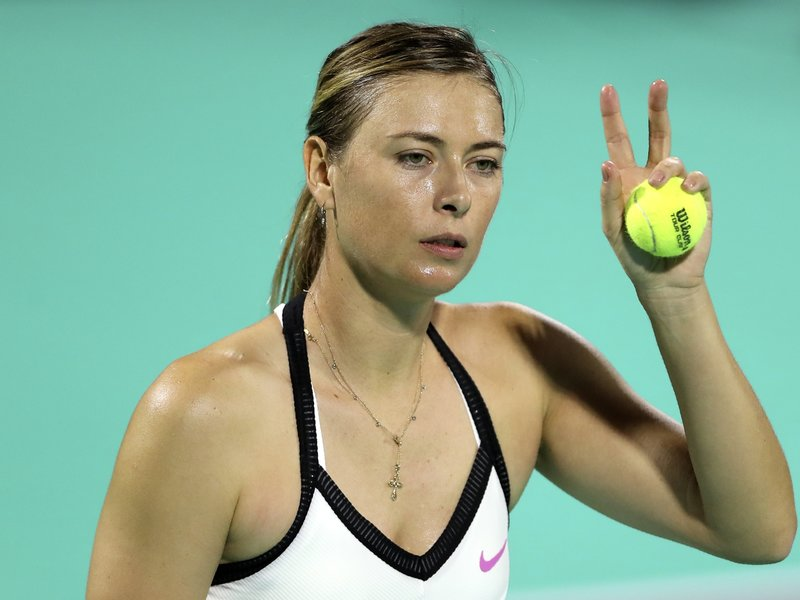
#> input picture notebooks/test_images/sharapova-84bc97653a7b49b73fcb4919fec16a31aff3b806-s800-c85.jpg, 800 x 600 px
$ jupyter execute --allow-errors Sports_Person_Classifier_Model_Building.ipynb   (shell and % lines are left out)
#> lines starting #> are read from the running program, lines starting #| are printed output that depends on the picture; after the words box and inside, x2 and y2 are one past the last pixel; in counts of white or black regions, pixels touching at a corner belong together
[cell 1]
# Install PyWalets (Assuming you meant PyWallets — double-check spelling)

# Install OpenCV

# Install Seaborn

[cell 2]
import numpy as np
import pandas as pd
import matplotlib.pyplot as plt
import seaborn as sns
import cv2
import cv2

[cell 3]
img= cv2.imread("test_images/sharapova-84bc97653a7b49b73fcb4919fec16a31aff3b806-s800-c85.jpg")
#> img is the input picture: shape (600, 800, 3); mean B, G, R 145.7, 171.5, 138.5
img.shape
#> Out = (600, 800, 3)

[cell 4]
plt.imshow(img)

[cell 5]
gray= cv2.cvtColor(img, cv2.COLOR_BGR2GRAY)
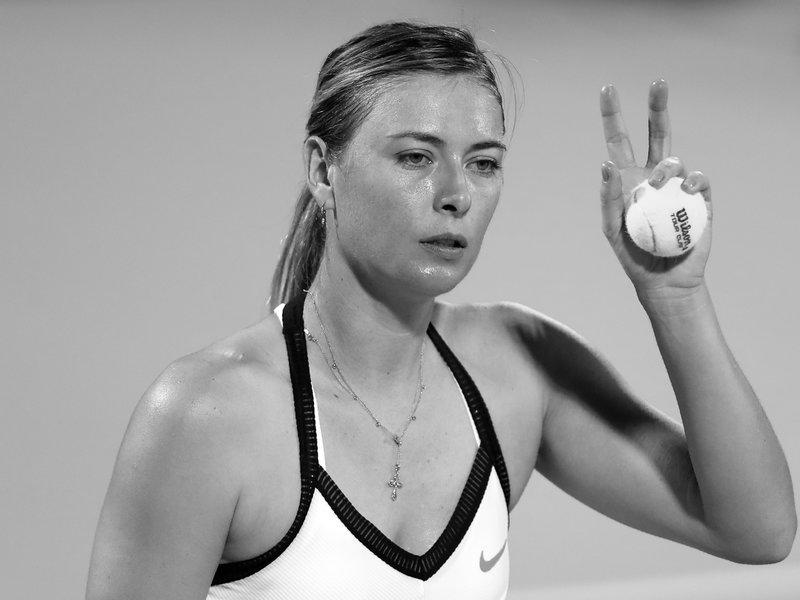
#> gray: shape (600, 800); min 0, max 255, mean 158.8
gray.shape
#> Out = (600, 800)

[cell 6]
face_cascade =cv2.CascadeClassifier("opencv/haarcascades/haarcascade_frontalface_default.xml")
eye_cascade = cv2.CascadeClassifier("opencv/haarcascades/haarcascade_eye.xml")

faces= face_cascade.detectMultiScale(gray, 1.3,5)
#> faces = [[351, 82, 200, 200]]
faces
#> Out = [[351, 82, 200, 200]]

[cell 7]
(x,y,w,h)= faces[0]
#> x = 351; y = 82; w = 200; h = 200
x,y,w,h
#> Out = (351, 82, 200, 200)

[cell 8]
face_img = cv2.rectangle(img, (x,y), (x+w, y+h), (255,0,0), 5)
plt.imshow(face_img)

[cell 9]
# cv2.destroyAllWindows()
for (x,y,w,h) in faces:
  face_img = cv2.rectangle(img,(x,y), (x+w, y+h), (255,0,0),2)
  roi_gray = gray[y:y+h, x:x+w]
  roi_color = face_img[y:y+h, x:x+w]
  eyes= eye_cascade.detectMultiScale(roi_gray)
  for (ex,ey,ew,eh) in eyes:
    cv2.rectangle(roi_color, (ex,ey), (ex+ew, ey+eh), (0,255,0),2)
#> this loop made 1 pass
#> pass 1, `roi_gray = gray[y:y+h, x:x+w]`:
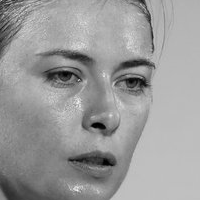
#> roi_gray: shape (200, 200); min 0, max 246, mean 154.4
#> pass 1, `roi_color = face_img[y:y+h, x:x+w]`:
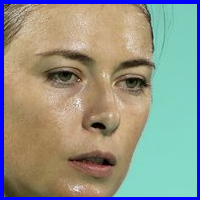
#> roi_color: shape (200, 200, 3); mean B, G, R 138.7, 148.5, 144.8
#> after the loop:
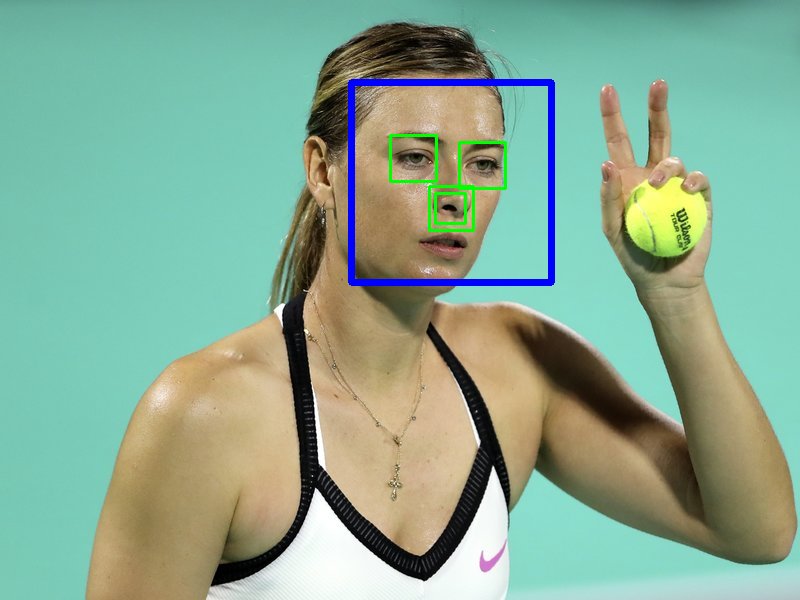
#> img: shape (600, 800, 3); mean B, G, R 146.7, 170.1, 136.2
#> after the loop:
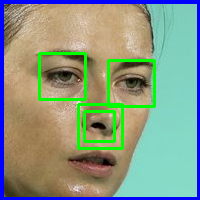
#> roi_color: shape (200, 200, 3); 4.87% of pixels changed, all inside (x1, y1, x2, y2) = (38, 52, 156, 150)

plt.figure()
plt.imshow(face_img, cmap='gray')
plt.show()

[cell 10]
plt.imshow(roi_color, cmap='gray')

[cell 11]
def get_cropped_image_if_2_eyes(image_path):
  img= cv2.imread(image_path)
  if img is None:
      return None
  gray= cv2.cvtColor(img, cv2.COLOR_BGR2GRAY)
  faces = face_cascade.detectMultiScale(gray, 1.3, 5)
#> faces = [[351, 82, 200, 200]]
  for (x,y,w,h) in faces:
    roi_gray= gray[y:y+h, x:x+w]
    roi_color= img[y:y+h, x:x+w]
    eyes = eye_cascade.detectMultiScale(roi_gray)
    if len(eyes) >= 2:
      return roi_color
#> this loop made 1 pass
#> pass 1, in get_cropped_image_if_2_eyes, `roi_color= img[y:y+h, x:x+w]`:
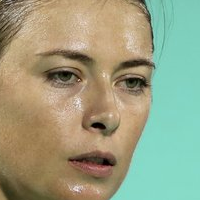
#> roi_color: shape (200, 200, 3); mean B, G, R 130, 159.2, 154.2

[cell 12]
original_image= cv2.imread("test_images/sharapova-84bc97653a7b49b73fcb4919fec16a31aff3b806-s800-c85.jpg")
plt.imshow(original_image)

[cell 13]
cropped_image= get_cropped_image_if_2_eyes("test_images/sharapova-84bc97653a7b49b73fcb4919fec16a31aff3b806-s800-c85.jpg")
plt.imshow(cropped_image)

[cell 14]
original_image_obstructed= cv2.imread("test_images/sharapova-power-4ea62a63cb076aed03d3972873cf2740cb4cd6a4-s1100-c15.jpg")
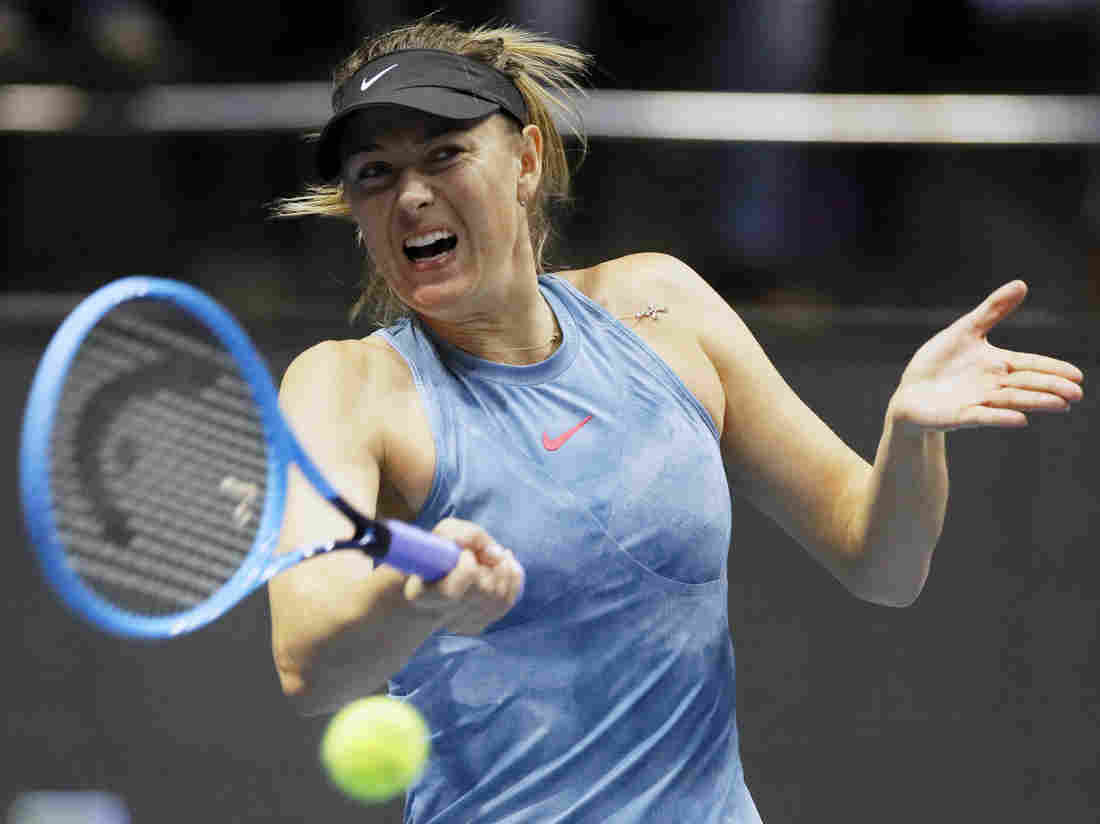
#> input picture notebooks/test_images/sharapova-power-4ea62a63cb076aed03d3972873cf2740cb4cd6a4-s1100-c15.jpg, 1100 x 824 px
#> original_image_obstructed is the input picture: shape (824, 1100, 3); mean B, G, R 95.6, 92.4, 90.3
plt.imshow(original_image_obstructed)

[cell 15]
cropped_image_no_2_eyes= get_cropped_image_if_2_eyes("test_images/sharapova-power-4ea62a63cb076aed03d3972873cf2740cb4cd6a4-s1100-c15.jpg")
#> in get_cropped_image_if_2_eyes (call 2), `gray= cv2.cvtColor(img, cv2.COLOR_BGR2GRAY)`:
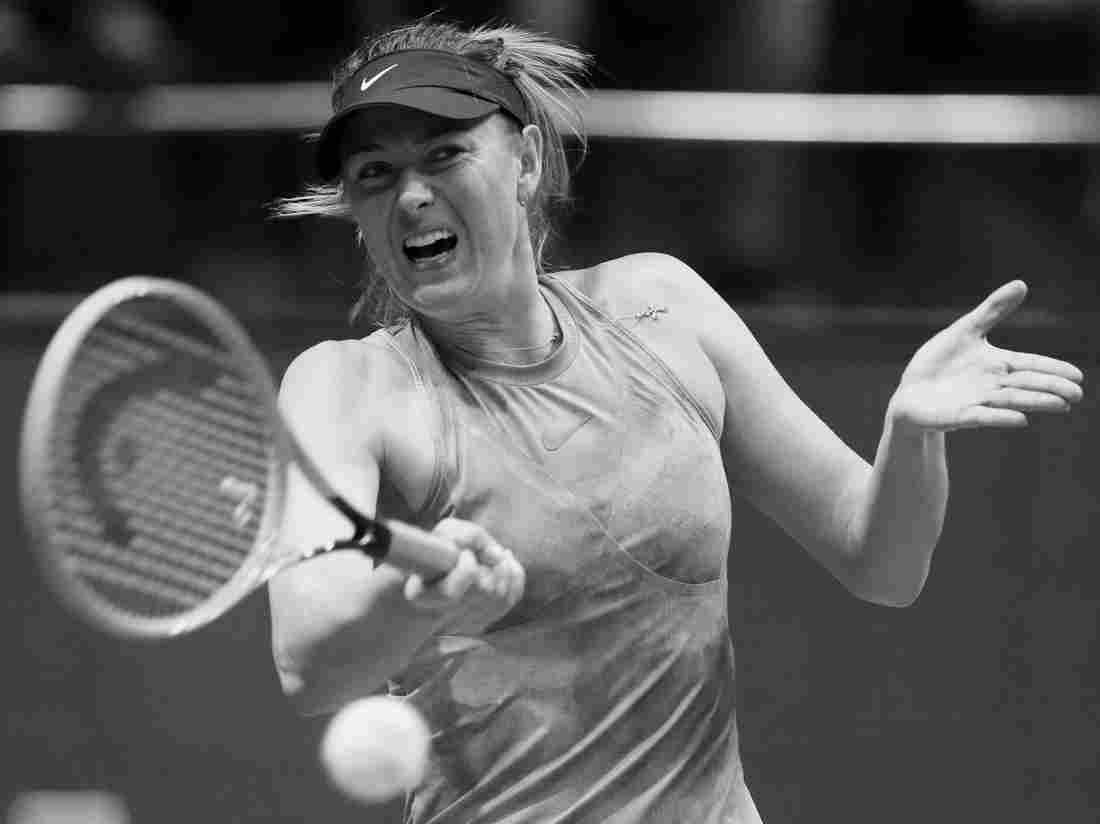
#> gray: shape (824, 1100); min 0, max 255, mean 92.1
#> in get_cropped_image_if_2_eyes (call 2), `faces = face_cascade.detectMultiScale(gray, 1.3, 5)`: faces = ()
cropped_image_no_2_eyes

[cell 16]
path_to_data = "dataset"
path_to_cr_data = "dataset/cropped/"

[cell 17]
import os
img_dirs = []
for entry in os.scandir(path_to_data):
    if entry.is_dir():
        img_dirs.append(entry.path)

[cell 18]
img_dirs

[cell 19]
import shutil
if os.path.exists(path_to_cr_data):
     shutil.rmtree(path_to_cr_data)
os.mkdir(path_to_cr_data)

[cell 20]
cropped_image_dirs = []
celebrity_file_names_dict = {}
for img_dir in img_dirs:
    count = 1
    celebrity_name = img_dir.split('/')[-1]
    celebrity_file_names_dict[celebrity_name] = []
    for entry in os.scandir(img_dir):
        roi_color = get_cropped_image_if_2_eyes(entry.path)
        if img is None:
            continue
        if roi_color is not None:
            cropped_folder = path_to_cr_data + celebrity_name
            if not os.path.exists(cropped_folder):
                os.makedirs(cropped_folder)
                cropped_image_dirs.append(cropped_folder)
                print("Generating cropped images in folder: ",cropped_folder)
            cropped_file_name = celebrity_name + str(count) + ".png"
            cropped_file_path = cropped_folder + "/" + cropped_file_name
            cv2.imwrite(cropped_file_path, roi_color)
            celebrity_file_names_dict[celebrity_name].append(cropped_file_path)
            count += 1

[cell 21]
import numpy as np
import pywt
import cv2

def w2d(img, mode='haar', level=1):
#> called with mode = 'db1', level = 5
    imArray = img
    #Datatype conversions
    #convert to grayscale
    imArray = cv2.cvtColor( imArray,cv2.COLOR_RGB2GRAY )
    #convert to float
    imArray =  np.float32(imArray)
    imArray /= 255;
    # compute coefficients
    coeffs=pywt.wavedec2(imArray, mode, level=level)
#> coeffs = 6 items

    #Process Coefficients
    coeffs_H=list(coeffs)
#> coeffs_H = 6 items
    coeffs_H[0] *= 0;

    # reconstruction
    imArray_H=pywt.waverec2(coeffs_H, mode);
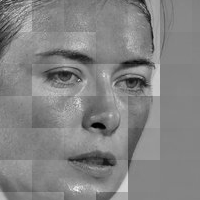
#> imArray_H: shape (200, 200) float32; min -0.554, max 0.518, mean 9.54e-11; drawn with min black and max white
    imArray_H *= 255;
    imArray_H =  np.uint8(imArray_H)
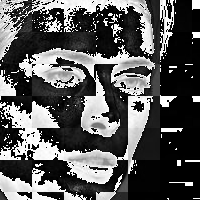
#> imArray_H: shape (200, 200); min 0, max 255, mean 88.4

    return imArray_H

[cell 22]
im_har = w2d(cropped_image,'db1',5)
plt.imshow(im_har, cmap='gray')

[cell 23]
celebrity_file_names_dict = {}
for img_dir in cropped_image_dirs:
    celebrity_name = img_dir.split('/')[-1]
    file_list = []
    for entry in os.scandir(img_dir):
        file_list.append(entry.path)
    celebrity_file_names_dict[celebrity_name] = file_list
celebrity_file_names_dict

[cell 24]
class_dict = {}
count = 0
for celebrity_name in celebrity_file_names_dict.keys():
    class_dict[celebrity_name] = count
    count = count + 1
class_dict
